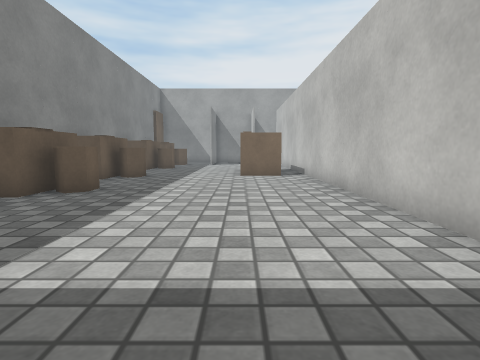
[1] (above)

16 first-person views from a walk through a 3-D level made in the Unity game engine. The camera is 0.51 m above the floor, tilts 6° down and sees 80° across. The floor is counted in squares, 0.5 m on a side. Each view is taken from the middle of a square. On the plan, view 1 faces up. The plan holds only what a view shows up to about 12 squares ahead; the rest is blank. Surface patterns are stand-ins for the level's own textures.

[2]
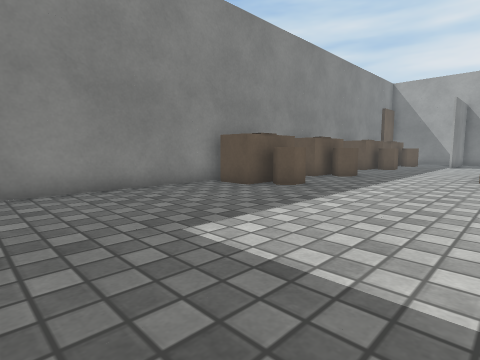

[3]
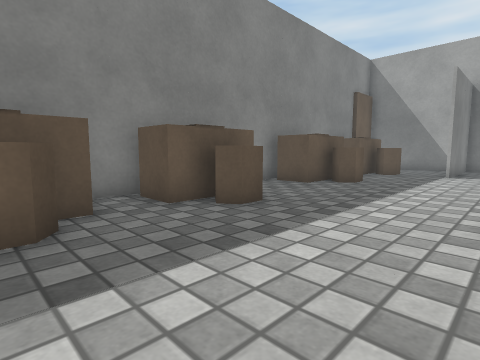

[4]
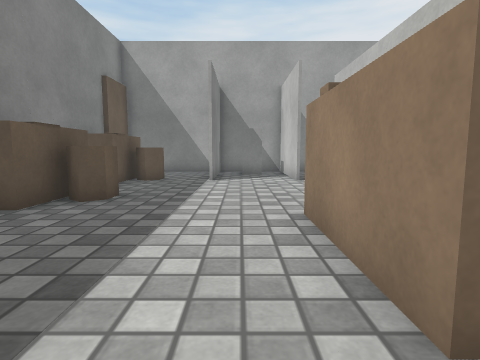

[5]
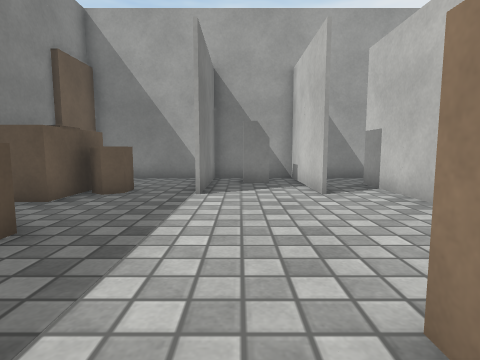

[6]
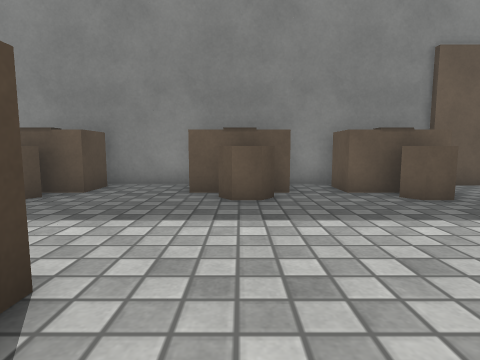

[7]
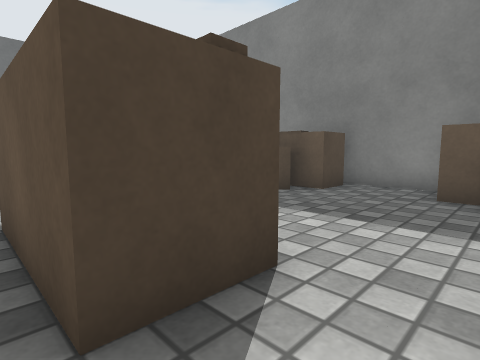

[8]
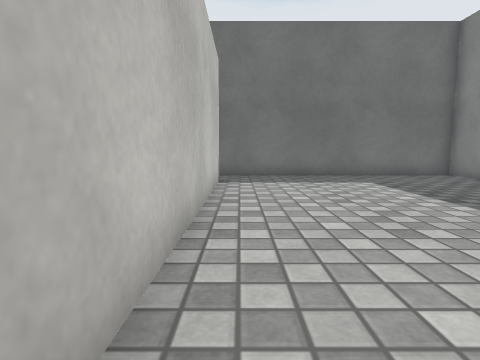

[9]
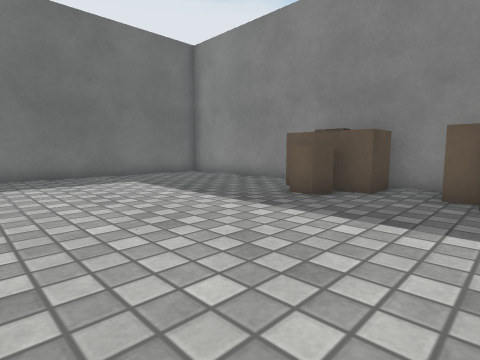

[10]
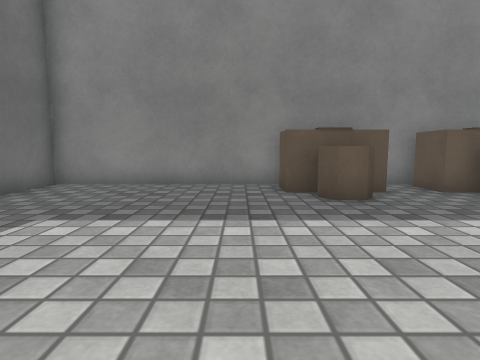

[11]
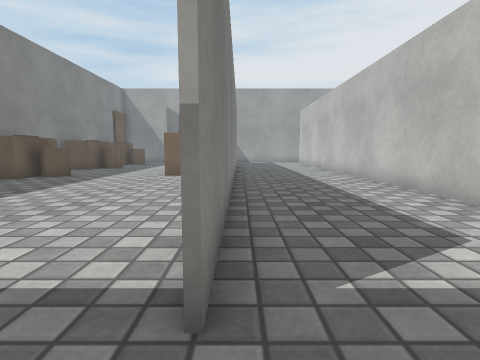

[12]
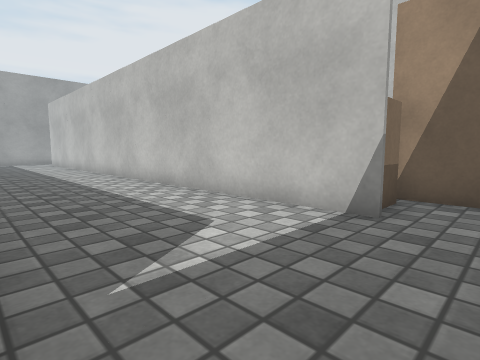

[13]
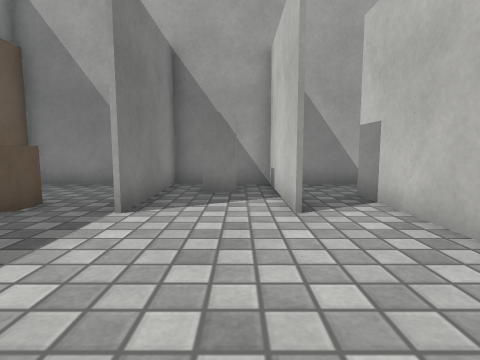

[14]
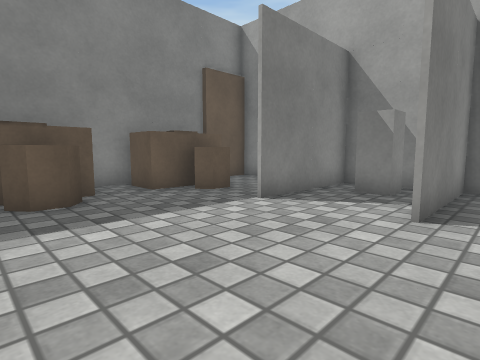

[15]
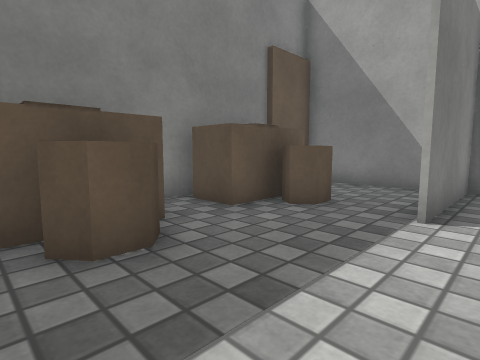

[16]
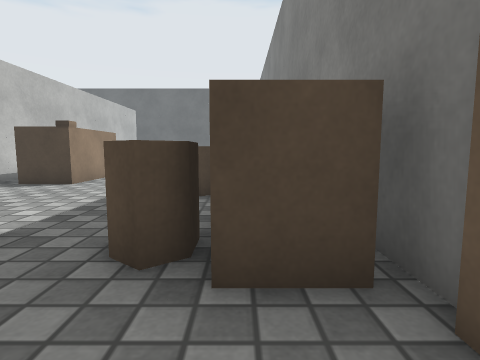

### Floor plan
Key: @ floor where view 1 was taken; # wall or solid block; . floor; ^ raised ledge.
Columns run from 7 left of view 1 to 10 right of it. Each row starts with its distance up from view 1.
 24  #####  ####
 23  #...####..
 22  #...####..
 21 #^^#.#..#.#
 20 #^^^.#..#.#
 19 #^^.......#
 18 #.........#
 17 #^^#......
 16 #^^^......
 15 #^^.......
 14 #......##.#..
 13 #......##.#... #
 12 #^^#...##.#....#
 11 #^#^...##.#....#
 10 #^^.......#....#
  9 #.........#....#
  8 #^^#......#....#
  7 #^^^......#....#
  6 #^^.......#....#
  5 #.........#....#
  4 #.........#....#
  3 #.........#....#
  2 #.........#....###
  1 #................#
  0 #......@.........
 -1 ###########

Positions as (right, up) in squares from view 1, and headings:
1: (0, 0), facing up
2: (1, 0), facing up-left
3: (0, 7), facing up-left
4: (-1, 10), facing up
5: (-1, 13), facing up
6: (2, 16), facing left
7: (2, 16), facing down-left
8: (2, 11), facing down
9: (2, 11), facing down-left
10: (2, 5), facing left
11: (3, 0), facing up
12: (3, 0), facing up-right
13: (0, 15), facing up
14: (2, 15), facing up-left
15: (-1, 15), facing up-left
16: (-5, 23), facing down
